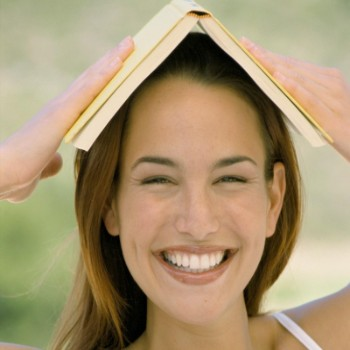
#> input picture expressionDetection/dataset/happy/01-very-happy-face.jpg, 350 x 350 px; its folder holds only this picture in this run
$ python -i camera.py   (imports and definitions only)
#> lines starting #> are read from the running program, lines starting #| are printed output that depends on the picture
import cv2
from model import predict_emotion
import numpy as np
import matplotlib.pyplot as plt
import os

# video_path=0
# rgb = cv2.VideoCapture(video_path)
facec = cv2.CascadeClassifier('haarcascade_frontalface_default.xml')
font = cv2.FONT_HERSHEY_SIMPLEX

# AGE CATEGORIES: Adult(0), Child(1), Old(2), Youth(3)
# EMOTION CATEGORIES: Angry(0), Disgust(1), Fear(2), Happy(3), Sad(4), Suprise(5), Neutral(6)

def start_app(path):
    data = []
    n_frame = 0
    no_emo_det = 0

    if (path != 0):
        video_path = path
        cap = path
    else:
        video_path = 'camera_capture.mp4'
        cap = 0
    rgb = cv2.VideoCapture(cap)
    facec = cv2.CascadeClassifier('haarcascade_frontalface_default.xml')
    font = cv2.FONT_HERSHEY_COMPLEX

    frame_h = int(rgb.get(cv2.CAP_PROP_FRAME_HEIGHT))
    frame_w = int(rgb.get(cv2.CAP_PROP_FRAME_WIDTH))

    video_out = video_path[:-4] + '_detected' + '.webm'

    video_writer = cv2.VideoWriter(video_out, cv2.VideoWriter_fourcc(*'VP80'), 5.0, (frame_w, frame_h))
    while True:
        n_frame += 1

        ret, fr = rgb.read()
#> fr is the input picture: shape (350, 350, 3); mean B, G, R 113.9, 148.5, 168.2

        if (ret == False):
            print("ret")
            break

        gray = cv2.cvtColor(fr, cv2.COLOR_BGR2GRAY)
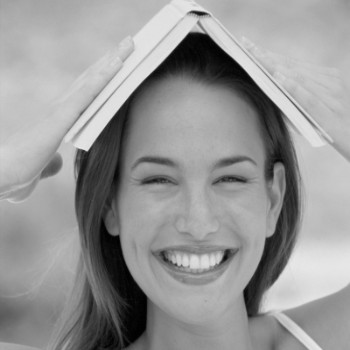
#> gray: shape (350, 350); min 0, max 240, mean 150.5
        faces = facec.detectMultiScale(gray, 1.3, 5)
#> faces = [[99, 104, 197, 197]]
        faces, fr, gray_fr = faces, fr, gray

        if len(faces) == 0:
            no_emo_det += 1
            print ("faces")
        else:
            frame = []

            for (x, y, w, h) in faces:
                fc_emo = gray_fr[y:y + h, x:x + w]
                fc_age = fr[y:y + h, x:x + w]
                fc_gender = fr[y:y + h, x:x + w]

                # print(fc)
                roi_emo = cv2.resize(fc_emo, (48, 48))
                roi_age = cv2.resize(fc_age, (128, 128))
                roi_gender = cv2.resize(fc_gender, (128, 128))

                # predictions code
                pred_emo, emo_index = predict_emotion(roi_emo[np.newaxis, :, :, np.newaxis])

                frame.append(emo_index)

                # cv2 writing code
                cv2.putText(fr, pred_emo, (x, y), font, 1, (255, 255, 0), 2)

                cv2.rectangle(fr, (x, y), (x + w, y + h), (255, 0, 0), 2)
#> this loop made 1 pass
#> pass 1, in start_app, `fc_emo = gray_fr[y:y + h, x:x + w]`:
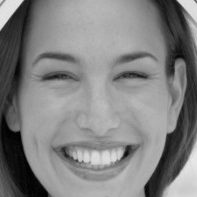
#> fc_emo: shape (197, 197); min 0, max 233, mean 129.5
#> pass 1, in start_app, `fc_age = fr[y:y + h, x:x + w]`:
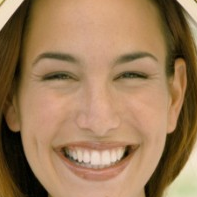
#> fc_age: shape (197, 197, 3); mean B, G, R 89.1, 123.2, 157.2
#> pass 1, in start_app, `roi_emo = cv2.resize(fc_emo, (48, 48))`:
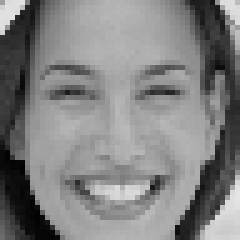
#> roi_emo: shape (48, 48) (shown 5 times larger); min 1, max 229, mean 129.3
#> pass 1, in start_app, `roi_age = cv2.resize(fc_age, (128, 128))`:
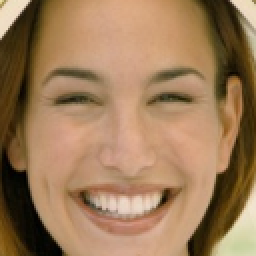
#> roi_age: shape (128, 128, 3) (shown 2 times larger); mean B, G, R 89, 123.1, 157.1
#> after the loop, frame = []
            data.append(frame)
        print (n_frame)

        if cv2.waitKey(1) == 27:
            break
        cv2.imshow('Filter', fr)
        video_writer.write(np.uint8(fr))

    cv2.destroyAllWindows()
    rgb.release()
    video_writer.release()

    # ANALYSIS AND PLOTTING SECTION
    # emotion counting and other statistics
    # creating counts of emotion
    emotion = [0, 0, 0, 0, 0, 0, 0]
    for frame in data:
       for box in frame:
            emotion[box] += 1
    print (emotion)
    '''
    no_emo_det = no_emo_det / n_frame * 100
    print (no_emo_det)

    emotion = [(x / n_frame) * 100 for x in emotion]
    #emotion = emotion + [no_emo_det]


    print("emotion",emotion)
    '''
    detected=0
    for i in emotion:
        detected+=i
    print (detected)
    final_result=[]
    for i in range(0,len(emotion)):
        #print(len(emotion))
        final_result.append((emotion[i]/detected)*100)


    print (final_result)

    '''
    emo_tup = ('Angry', 'Disgust', 'Fear', 'Happy', 'Sad', 'Suprise', 'Neutral', 'None')
    y_pos = np.arange(len(emo_tup))

    colors = ['red', 'green', 'black', 'yellow', 'magenta', 'orange', 'cyan', 'brown']

    # [17 lines of commented-out code are left out]

    a = video_path.split('/')[-1].split('.')[0]
    print ("a=",a)
    video_output=r'checkExpression/video/{}_detcted.mp4'.format(a)
    image_path=r'checkExpression/image/{}_video_graph.jpg'.format(a)
    #print (image_path)
    ax = plt.gca()
    ax.set_ylim([0, 100])
    plt.bar(y_pos, emotion, color=colors)
    plt.xticks(y_pos, emo_tup)
    plt.xlabel('Emotions')
    plt.ylabel('Frame Percentage')
    plt.title('Video Analysis Graph')
    plt.savefig(r'E:/aj//CBA//WebContent//checkExpression//image//{}_video_graph.jpg'.format(a))
    #plt.show()

    plt.gcf().clear()
    return (video_output, image_path)
    '''
    emo_tup = ('Angry', 'Disgust', 'Fear', 'Happy', 'Sad', 'Suprise', 'Neutral')
    y_pos = np.arange(len(emo_tup))

    colors = ['red', 'green', 'black', 'yellow', 'magenta', 'orange', 'cyan']

    a = video_path.split('/')[-1].split('.')[0]
    print ("a=",a)
    video_output=r'checkExpression/video/{}_detected.webm'.format(a)
    image_path=r'checkExpression/image/{}_video_graph.jpg'.format(a)
    #print (image_path)
    ax = plt.gca()
    ax.set_ylim([0, 100])
    plt.bar(y_pos, final_result, color=colors)
    plt.xticks(y_pos, emo_tup)
    plt.xlabel('Emotions')
    plt.ylabel('Frame Percentage')
    plt.title('Video Analysis Graph')
    plt.savefig(r'E:/aj//CBA//WebContent//checkExpression//image//{}_video_graph.jpg'.format(a))
    #plt.show()

    plt.gcf().clear()
    return (video_output, image_path)

#> (the run stopped early here; a loop or call above may not have finished)
